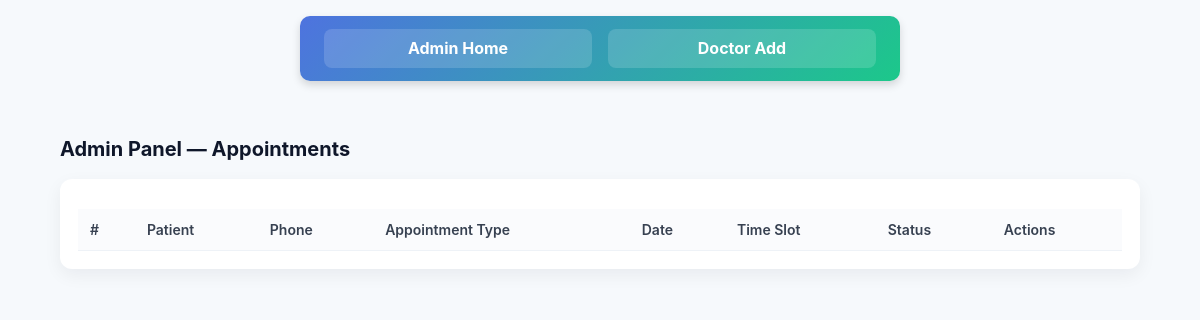
The app's page /admin, older data.
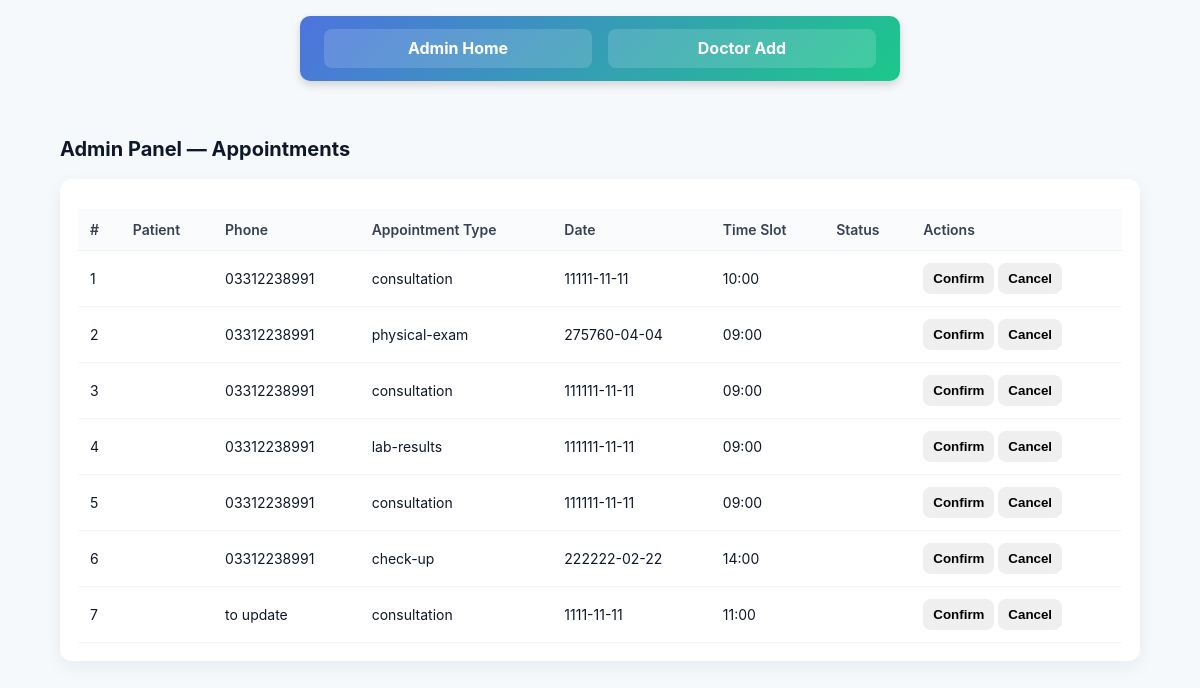
The same page, newer data.
### tables this page shows
CREATE TABLE appointments (
    id INTEGER PRIMARY KEY AUTOINCREMENT,
    firstName TEXT NOT NULL,
    lastName TEXT NOT NULL,
    email TEXT NOT NULL,
    phone TEXT NOT NULL,
    dob TEXT NOT NULL,
    gender TEXT,
    address TEXT,
    appointmentDate TEXT NOT NULL,
    doctor TEXT,
    timeSlot TEXT NOT NULL,
    appointmentType TEXT NOT NULL,
    symptoms TEXT,
    medications TEXT,
    allergies TEXT,
    insurance TEXT,
    visitType TEXT,
    notes TEXT,
    consent INTEGER NOT NULL,
    reminders INTEGER
);

### main.py (the view)
@app.get("/admin", response_class=HTMLResponse)
async def admin_page(request: Request):
    conn = sqlite3.connect("hospital.db")
    conn.row_factory = sqlite3.Row
    cursor = conn.cursor()
    cursor.execute("SELECT * FROM appointments")
    rows = cursor.fetchall()
    conn.close()
    return templates.TemplateResponse("admin/admin.html", {
        "request": request,
        "appointments": rows
    })

### templates/admin/admin.html (shortened to what this page needs)
<!doctype html>
<html lang="ur" dir="ltr">
<head>
    <link rel="stylesheet" href="/static/admin.css" />
</head>
<body>
    <nav>
        <ol><li><a href="/admin">Admin Home</a></li>
        <li><a href="/doc-admin">Doctor Add</a></li></ol>
    </nav>
    <div class="container">
        <div class="header">
            <div>
                <div class="title">Admin Panel — Appointments</div>
            </div>
        </div>
        <div class="card">
            <table aria-label="Appointments table">
                <thead>
                    <tr>
                        <th>#</th>
                        <th>Patient</th>
                        <th>Phone</th>
                        <th>Appointment Type</th>
                        <th>Date</th>
                        <th>Time Slot</th>
                        <th>Status</th>
                        <th>Actions</th>
                    </tr>
                </thead>
           <tbody>
    {% for appointment in appointments %}
    <tr>
        <td>{{ appointment["id"] }}</td>
        <td>{{ appointment["patient"] }}</td>
        <td>{{ appointment["phone"] }}</td>
        <td>{{ appointment["appointmentType"] }}</td>
        <td>{{ appointment["appointmentDate"] }}</td>
        <td>{{ appointment["timeSlot"] }}</td>
        <td>
            <span class="status {{ appointment['status']|lower }}">
            </span>
        </td>
        <td>
            <form action="/up-con" method="post" style="display:inline;">
                <button type="submit" class="btn">Confirm</button>
            </form>
              <form action="/up-can" method="post" style="display:inline;">
                <button type="submit" class="btn" >Cancel</button>
            </form>
        </td>
    </tr>
    {% endfor %}
</tbody>
            </table>
        </div>
    </div>
</body>
</html>

Row changes from the older to the newer data that the page shows:
added appointments: id "1", phone "03312238991", appointmentType "consultation", appointmentDate "11111-11-11", timeSlot "10:00"
added appointments: id "2", phone "03312238991", appointmentType "physical-exam", appointmentDate "275760-04-04", timeSlot "09:00"
added appointments: id "3", phone "03312238991", appointmentType "consultation", appointmentDate "111111-11-11", timeSlot "09:00"
added appointments: id "4", phone "03312238991", appointmentType "lab-results", appointmentDate "111111-11-11", timeSlot "09:00"
added appointments: id "5", phone "03312238991", appointmentType "consultation", appointmentDate "111111-11-11", timeSlot "09:00"
added appointments: id "6", phone "03312238991", appointmentType "check-up", appointmentDate "222222-02-22", timeSlot "14:00"
added appointments: id "7", phone "to update", appointmentType "consultation", appointmentDate "1111-11-11", timeSlot "11:00"
